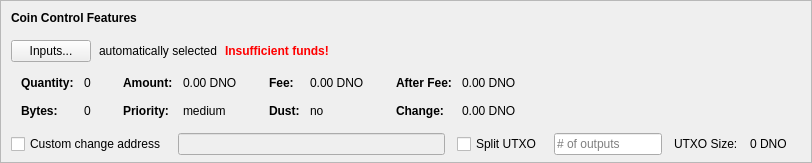
    <widget class="QFrame" name="frameCoinControl">
     <property name="sizePolicy">
      <sizepolicy hsizetype="Expanding" vsizetype="Expanding">
       <horstretch>0</horstretch>
       <verstretch>0</verstretch>
      </sizepolicy>
     </property>
     <property name="maximumSize">
      <size>
       <width>16777215</width>
       <height>16777215</height>
      </size>
     </property>
     <property name="frameShape">
      <enum>QFrame::StyledPanel</enum>
     </property>
     <property name="frameShadow">
      <enum>QFrame::Sunken</enum>
     </property>
     <layout class="QVBoxLayout" name="verticalLayoutCoinControl2">
      <property name="spacing">
       <number>0</number>
      </property>
      <property name="leftMargin">
       <number>0</number>
      </property>
      <property name="topMargin">
       <number>0</number>
      </property>
      <property name="rightMargin">
       <number>0</number>
      </property>
      <property name="bottomMargin">
       <number>6</number>
      </property>
      <item>
       <layout class="QVBoxLayout" name="verticalLayoutCoinControl" stretch="0,0,0,0,1">
        <property name="spacing">
         <number>0</number>
        </property>
        <property name="leftMargin">
         <number>10</number>
        </property>
        <property name="topMargin">
         <number>10</number>
        </property>
        <item>
         <layout class="QHBoxLayout" name="horizontalLayoutCoinControl1">
          <property name="bottomMargin">
           <number>15</number>
          </property>
          <item>
           <widget class="QLabel" name="labelCoinControlFeatures">
            <property name="sizePolicy">
             <sizepolicy hsizetype="Preferred" vsizetype="Maximum">
              <horstretch>0</horstretch>
              <verstretch>0</verstretch>
             </sizepolicy>
            </property>
            <property name="font">
             <font>
              <weight>75</weight>
              <bold>true</bold>
             </font>
            </property>
            <property name="styleSheet">
             <string notr="true">font-weight:bold;</string>
            </property>
            <property name="text">
             <string>Coin Control Features</string>
            </property>
           </widget>
          </item>
         </layout>
        </item>
        <item>
         <layout class="QHBoxLayout" name="horizontalLayoutCoinControl2" stretch="0,0,0,0">
          <property name="spacing">
           <number>8</number>
          </property>
          <property name="bottomMargin">
           <number>10</number>
          </property>
          <item>
           <widget class="QPushButton" name="pushButtonCoinControl">
            <property name="styleSheet">
             <string notr="true"/>
            </property>
            <property name="text">
             <string>Inputs...</string>
            </property>
            <property name="autoDefault">
             <bool>false</bool>
            </property>
           </widget>
          </item>
          <item>
           <widget class="QLabel" name="labelCoinControlAutomaticallySelected">
            <property name="text">
             <string>automatically selected</string>
            </property>
            <property name="margin">
             <number>5</number>
            </property>
           </widget>
          </item>
          <item>
           <widget class="QLabel" name="labelCoinControlInsuffFunds">
            <property name="font">
             <font>
              <weight>75</weight>
              <bold>true</bold>
             </font>
            </property>
            <property name="styleSheet">
             <string notr="true">color:red;font-weight:bold;</string>
            </property>
            <property name="text">
             <string>Insufficient funds!</string>
            </property>
            <property name="margin">
             <number>5</number>
            </property>
           </widget>
          </item>
          <item>
           <spacer name="horizontalSpacerCoinControl">
            <property name="orientation">
             <enum>Qt::Horizontal</enum>
            </property>
            <property name="sizeHint" stdset="0">
             <size>
              <width>40</width>
              <height>1</height>
             </size>
            </property>
           </spacer>
          </item>
         </layout>
        </item>
        <item>
         <widget class="QWidget" name="widgetCoinControl" native="true">
          <property name="sizePolicy">
           <sizepolicy hsizetype="Preferred" vsizetype="Preferred">
            <horstretch>0</horstretch>
            <verstretch>0</verstretch>
           </sizepolicy>
          </property>
          <property name="minimumSize">
           <size>
            <width>0</width>
            <height>0</height>
           </size>
          </property>
          <property name="styleSheet">
           <string notr="true"/>
          </property>
          <layout class="QHBoxLayout" name="horizontalLayoutCoinControl5">
           <property name="leftMargin">
            <number>0</number>
           </property>
           <property name="topMargin">
            <number>0</number>
           </property>
           <property name="rightMargin">
            <number>0</number>
           </property>
           <property name="bottomMargin">
            <number>0</number>
           </property>
           <item>
            <layout class="QHBoxLayout" name="horizontalLayoutCoinControl3" stretch="0,0,0,1">
             <property name="spacing">
              <number>20</number>
             </property>
             <property name="topMargin">
              <number>0</number>
             </property>
             <property name="bottomMargin">
              <number>10</number>
             </property>
             <item>
              <layout class="QFormLayout" name="formLayoutCoinControl1">
               <property name="horizontalSpacing">
                <number>10</number>
               </property>
               <property name="verticalSpacing">
                <number>14</number>
               </property>
               <property name="leftMargin">
                <number>10</number>
               </property>
               <property name="topMargin">
                <number>4</number>
               </property>
               <property name="rightMargin">
                <number>6</number>
               </property>
               <item row="0" column="0">
                <widget class="QLabel" name="labelCoinControlQuantityText">
                 <property name="font">
                  <font>
                   <weight>75</weight>
                   <bold>true</bold>
                  </font>
                 </property>
                 <property name="text">
                  <string>Quantity:</string>
                 </property>
                 <property name="margin">
                  <number>0</number>
                 </property>
                </widget>
               </item>
               <item row="0" column="1">
                <widget class="QLabel" name="labelCoinControlQuantity">
                 <property name="cursor">
                  <cursorShape>IBeamCursor</cursorShape>
                 </property>
                 <property name="contextMenuPolicy">
                  <enum>Qt::ActionsContextMenu</enum>
                 </property>
                 <property name="text">
                  <string notr="true">0</string>
                 </property>
                 <property name="margin">
                  <number>0</number>
                 </property>
                 <property name="textInteractionFlags">
                  <set>Qt::LinksAccessibleByMouse|Qt::TextSelectableByKeyboard|Qt::TextSelectableByMouse</set>
                 </property>
                </widget>
               </item>
               <item row="1" column="0">
                <widget class="QLabel" name="labelCoinControlBytesText">
                 <property name="font">
                  <font>
                   <weight>75</weight>
                   <bold>true</bold>
                  </font>
                 </property>
                 <property name="text">
                  <string>Bytes:</string>
                 </property>
                </widget>
               </item>
               <item row="1" column="1">
                <widget class="QLabel" name="labelCoinControlBytes">
                 <property name="cursor">
                  <cursorShape>IBeamCursor</cursorShape>
                 </property>
                 <property name="contextMenuPolicy">
                  <enum>Qt::ActionsContextMenu</enum>
                 </property>
                 <property name="text">
                  <string notr="true">0</string>
                 </property>
                 <property name="textInteractionFlags">
                  <set>Qt::LinksAccessibleByMouse|Qt::TextSelectableByKeyboard|Qt::TextSelectableByMouse</set>
                 </property>
                </widget>
               </item>
              </layout>
             </item>
             <item>
              <layout class="QFormLayout" name="formLayoutCoinControl2">
               <property name="horizontalSpacing">
                <number>10</number>
               </property>
               <property name="verticalSpacing">
                <number>14</number>
               </property>
               <property name="leftMargin">
                <number>6</number>
               </property>
               <property name="topMargin">
                <number>4</number>
               </property>
               <property name="rightMargin">
                <number>6</number>
               </property>
               <item row="0" column="0">
                <widget class="QLabel" name="labelCoinControlAmountText">
                 <property name="font">
                  <font>
                   <weight>75</weight>
                   <bold>true</bold>
                  </font>
                 </property>
                 <property name="text">
                  <string>Amount:</string>
                 </property>
                 <property name="margin">
                  <number>0</number>
                 </property>
                </widget>
               </item>
               <item row="0" column="1">
                <widget class="QLabel" name="labelCoinControlAmount">
                 <property name="cursor">
                  <cursorShape>IBeamCursor</cursorShape>
                 </property>
                 <property name="contextMenuPolicy">
                  <enum>Qt::ActionsContextMenu</enum>
                 </property>
                 <property name="text">
                  <string notr="true">0.00 DNO</string>
                 </property>
                 <property name="textInteractionFlags">
                  <set>Qt::LinksAccessibleByMouse|Qt::TextSelectableByKeyboard|Qt::TextSelectableByMouse</set>
                 </property>
                </widget>
               </item>
               <item row="1" column="0">
                <widget class="QLabel" name="labelCoinControlPriorityText">
                 <property name="font">
                  <font>
                   <weight>75</weight>
                   <bold>true</bold>
                  </font>
                 </property>
                 <property name="text">
                  <string>Priority:</string>
                 </property>
                </widget>
               </item>
               <item row="1" column="1">
                <widget class="QLabel" name="labelCoinControlPriority">
                 <property name="cursor">
                  <cursorShape>IBeamCursor</cursorShape>
                 </property>
                 <property name="contextMenuPolicy">
                  <enum>Qt::ActionsContextMenu</enum>
                 </property>
                 <property name="text">
                  <string>medium</string>
                 </property>
                 <property name="textInteractionFlags">
                  <set>Qt::LinksAccessibleByMouse|Qt::TextSelectableByKeyboard|Qt::TextSelectableByMouse</set>
                 </property>
                </widget>
               </item>
              </layout>
             </item>
             <item>
              <layout class="QFormLayout" name="formLayoutCoinControl3">
               <property name="horizontalSpacing">
                <number>10</number>
               </property>
               <property name="verticalSpacing">
                <number>14</number>
               </property>
               <property name="leftMargin">
                <number>6</number>
               </property>
               <property name="topMargin">
                <number>4</number>
               </property>
               <property name="rightMargin">
                <number>6</number>
               </property>
               <item row="0" column="0">
                <widget class="QLabel" name="labelCoinControlFeeText">
                 <property name="font">
                  <font>
                   <weight>75</weight>
                   <bold>true</bold>
                  </font>
                 </property>
                 <property name="text">
                  <string>Fee:</string>
                 </property>
                 <property name="margin">
                  <number>0</number>
                 </property>
                </widget>
               </item>
               <item row="0" column="1">
                <widget class="QLabel" name="labelCoinControlFee">
                 <property name="cursor">
                  <cursorShape>IBeamCursor</cursorShape>
                 </property>
                 <property name="contextMenuPolicy">
                  <enum>Qt::ActionsContextMenu</enum>
                 </property>
                 <property name="text">
                  <string notr="true">0.00 DNO</string>
                 </property>
                 <property name="textInteractionFlags">
                  <set>Qt::LinksAccessibleByMouse|Qt::TextSelectableByKeyboard|Qt::TextSelectableByMouse</set>
                 </property>
                </widget>
               </item>
               <item row="1" column="0">
                <widget class="QLabel" name="labelCoinControlLowOutputText">
                 <property name="font">
                  <font>
                   <weight>75</weight>
                   <bold>true</bold>
                  </font>
                 </property>
                 <property name="text">
                  <string>Dust:</string>
                 </property>
                </widget>
               </item>
               <item row="1" column="1">
                <widget class="QLabel" name="labelCoinControlLowOutput">
                 <property name="cursor">
                  <cursorShape>IBeamCursor</cursorShape>
                 </property>
                 <property name="contextMenuPolicy">
                  <enum>Qt::ActionsContextMenu</enum>
                 </property>
                 <property name="text">
                  <string>no</string>
                 </property>
                 <property name="textInteractionFlags">
                  <set>Qt::LinksAccessibleByMouse|Qt::TextSelectableByKeyboard|Qt::TextSelectableByMouse</set>
                 </property>
                </widget>
               </item>
              </layout>
             </item>
             <item>
              <layout class="QFormLayout" name="formLayoutCoinControl4">
               <property name="horizontalSpacing">
                <number>10</number>
               </property>
               <property name="verticalSpacing">
                <number>14</number>
               </property>
               <property name="leftMargin">
                <number>6</number>
               </property>
               <property name="topMargin">
                <number>4</number>
               </property>
               <property name="rightMargin">
                <number>6</number>
               </property>
               <item row="0" column="0">
                <widget class="QLabel" name="labelCoinControlAfterFeeText">
                 <property name="font">
                  <font>
                   <weight>75</weight>
                   <bold>true</bold>
                  </font>
                 </property>
                 <property name="text">
                  <string>After Fee:</string>
                 </property>
                 <property name="margin">
                  <number>0</number>
                 </property>
                </widget>
               </item>
               <item row="0" column="1">
                <widget class="QLabel" name="labelCoinControlAfterFee">
                 <property name="cursor">
                  <cursorShape>IBeamCursor</cursorShape>
                 </property>
                 <property name="contextMenuPolicy">
                  <enum>Qt::ActionsContextMenu</enum>
                 </property>
                 <property name="text">
                  <string notr="true">0.00 DNO</string>
                 </property>
                 <property name="textInteractionFlags">
                  <set>Qt::LinksAccessibleByMouse|Qt::TextSelectableByKeyboard|Qt::TextSelectableByMouse</set>
                 </property>
                </widget>
               </item>
               <item row="1" column="0">
                <widget class="QLabel" name="labelCoinControlChangeText">
                 <property name="font">
                  <font>
                   <weight>75</weight>
                   <bold>true</bold>
                  </font>
                 </property>
                 <property name="text">
                  <string>Change:</string>
                 </property>
                </widget>
               </item>
               <item row="1" column="1">
                <widget class="QLabel" name="labelCoinControlChange">
                 <property name="cursor">
                  <cursorShape>IBeamCursor</cursorShape>
                 </property>
                 <property name="contextMenuPolicy">
                  <enum>Qt::ActionsContextMenu</enum>
                 </property>
                 <property name="text">
                  <string notr="true">0.00 DNO</string>
                 </property>
                 <property name="textInteractionFlags">
                  <set>Qt::LinksAccessibleByMouse|Qt::TextSelectableByKeyboard|Qt::TextSelectableByMouse</set>
                 </property>
                </widget>
               </item>
              </layout>
             </item>
            </layout>
           </item>
          </layout>
         </widget>
        </item>
        <item>
         <layout class="QHBoxLayout" name="horizontalLayoutCoinControl4" stretch="0,0,0,0,0,0,0">
          <property name="spacing">
           <number>12</number>
          </property>
          <property name="sizeConstraint">
           <enum>QLayout::SetDefaultConstraint</enum>
          </property>
          <property name="topMargin">
           <number>5</number>
          </property>
          <property name="rightMargin">
           <number>5</number>
          </property>
          <item>
           <widget class="QCheckBox" name="checkBoxCoinControlChange">
            <property name="toolTip">
             <string>If this is activated, but the change address is empty or invalid, change will be sent to a newly generated address.</string>
            </property>
            <property name="text">
             <string>Custom change address</string>
            </property>
           </widget>
          </item>
          <item>
           <widget class="QValidatedLineEdit" name="lineEditCoinControlChange">
            <property name="enabled">
             <bool>false</bool>
            </property>
            <property name="sizePolicy">
             <sizepolicy hsizetype="Expanding" vsizetype="Fixed">
              <horstretch>0</horstretch>
              <verstretch>0</verstretch>
             </sizepolicy>
            </property>
           </widget>
          </item>
          <item>
           <widget class="QCheckBox" name="splitBlockCheckBox">
            <property name="text">
             <string>Split UTXO</string>
            </property>
           </widget>
          </item>
          <item>
           <widget class="QLineEdit" name="splitBlockLineEdit">
            <property name="sizePolicy">
             <sizepolicy hsizetype="Fixed" vsizetype="Fixed">
              <horstretch>50</horstretch>
              <verstretch>0</verstretch>
             </sizepolicy>
            </property>
            <property name="placeholderText">
             <string># of outputs</string>
            </property>
           </widget>
          </item>
          <item>
           <widget class="QLabel" name="labelBlockSizeText">
            <property name="text">
             <string>UTXO Size:</string>
            </property>
           </widget>
          </item>
          <item>
           <widget class="QLabel" name="labelBlockSize">
            <property name="text">
             <string>0 DNO</string>
            </property>
           </widget>
          </item>
          <item>
           <widget class="QLabel" name="labelCoinControlChangeLabel">
            <property name="sizePolicy">
             <sizepolicy hsizetype="Preferred" vsizetype="Expanding">
              <horstretch>0</horstretch>
              <verstretch>0</verstretch>
             </sizepolicy>
            </property>
            <property name="minimumSize">
             <size>
              <width>0</width>
              <height>0</height>
             </size>
            </property>
            <property name="text">
             <string/>
            </property>
            <property name="margin">
             <number>3</number>
            </property>
           </widget>
          </item>
         </layout>
        </item>
        <item>
         <spacer name="verticalSpacerCoinControl">
          <property name="orientation">
           <enum>Qt::Vertical</enum>
          </property>
          <property name="sizeHint" stdset="0">
           <size>
            <width>800</width>
            <height>1</height>
           </size>
          </property>
         </spacer>
        </item>
       </layout>
      </item>
     </layout>
    </widget>
